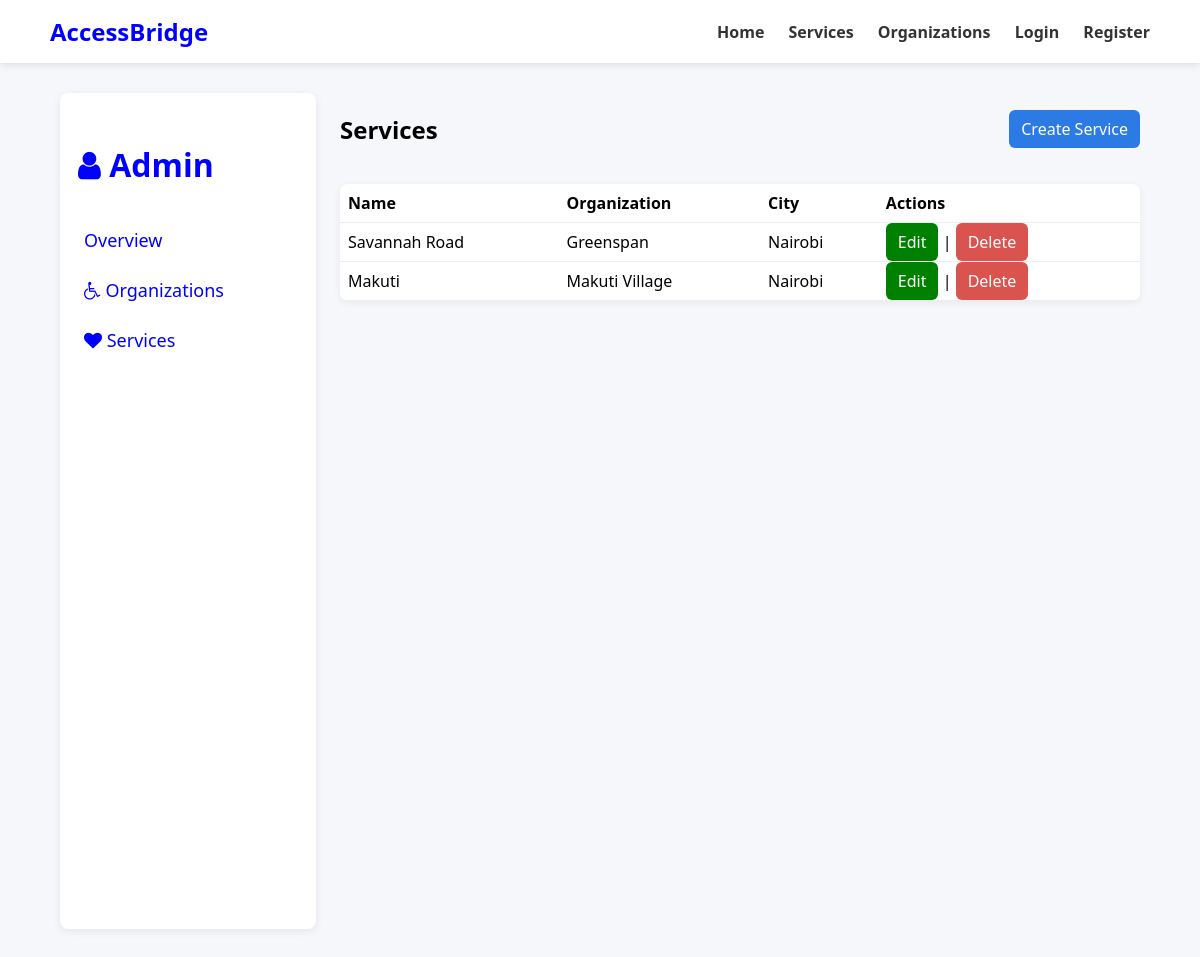
/admin-dashboard/services/, run on an earlier commit of the app's database.
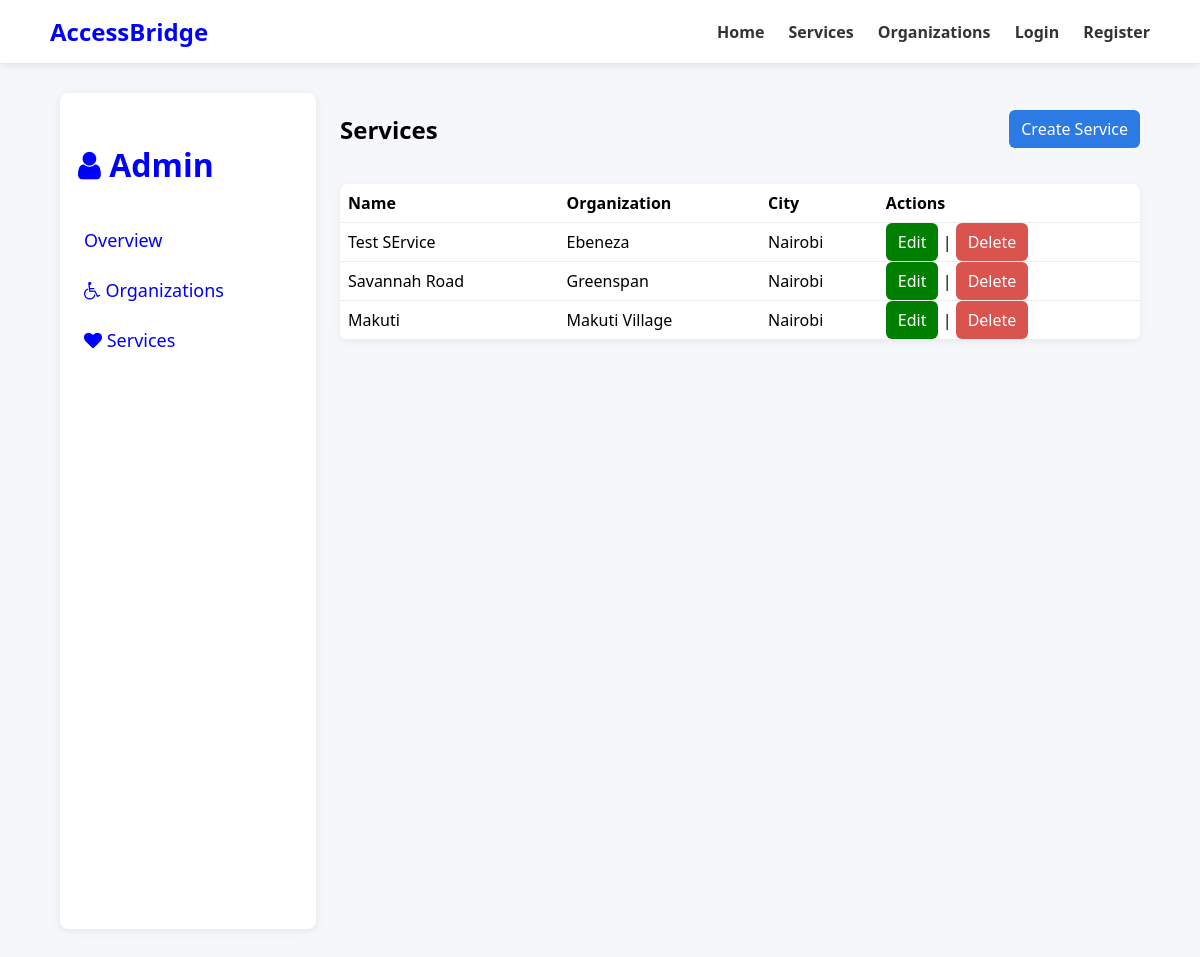
And on a later commit of the database.
### services/models.py (models this page shows, shortened)
class Service(models.Model):
    ACCESSIBILITY_CHOICES = [
        ('wheelchair', 'Wheelchair Accessible'),
        ('hearing', 'Hearing Support'),
        ('vision', 'Vision Support'),
        ('all', 'All Access'),
    ]
    name = models.CharField(max_length=255)
    description = models.TextField(blank=True)
    organization = models.ForeignKey(Organization, on_delete=models.CASCADE, related_name='services')
    city = models.CharField(max_length=120, blank=True)
    address = models.CharField(max_length=255, blank=True)
    latitude = models.DecimalField(max_digits=9, decimal_places=6, null=True, blank=True)
    longitude = models.DecimalField(max_digits=9, decimal_places=6, null=True, blank=True)
    accessibility = models.CharField(max_length=20, choices=ACCESSIBILITY_CHOICES, default='all')
    created_by = models.ForeignKey(
        settings.AUTH_USER_MODEL,
        on_delete=models.SET_NULL,
        null=True,
        related_name='services_created'
    )
    created_at = models.DateTimeField(auto_now_add=True)

### organizations/models.py (models this page shows, shortened)
class Organization(models.Model):
    name = models.CharField(max_length=255)
    description = models.TextField(blank=True)
    city = models.CharField(max_length=120, blank=True)
    address = models.CharField(max_length=255, blank=True)
    latitude = models.DecimalField(max_digits=9, decimal_places=6, null=True, blank=True)
    longitude = models.DecimalField(max_digits=9, decimal_places=6, null=True, blank=True)
    created_by = models.ForeignKey(
        settings.AUTH_USER_MODEL,
        on_delete=models.SET_NULL,
        null=True,
        related_name='organizations_created'
    )
    created_at = models.DateTimeField(auto_now_add=True)

### dashboard/views.py (the view)
# urls.py: path('services/', views.ServiceListView.as_view(), name='service-list'),
class ServiceListView(ListView):
    model = Service
    template_name = 'dashboard/service_list.html'
    context_object_name = 'services'
    paginate_by = 20
    ordering = ['-created_at']

### dashboard/templates/dashboard/service_list.html (shortened to what this page needs)
{% extends "dashboard/base_dashboard.html" %}
{% block dashboard_content %}
<div class="header-row">
    <h2>Services</h2>
    <a class="btn" href="{% url 'dashboard:service-create' %}">Create Service</a>
</div>
<table class="table card">
    <thead>
        <tr><th>Name</th><th>Organization</th><th>City</th><th>Actions</th></tr>
    </thead>
    <tbody>
        {% for s in services %}
        <tr>
            <td>{{ s.name }}</td>
            <td>{{ s.organization.name }}</td>
            <td>{{ s.city }}</td>
            <td>
                <a href="{% url 'dashboard:service-edit' s.pk %}" class=" btn edit-btn">Edit</a> |
                <a class="btn btn-danger" href="{% url 'dashboard:service-delete' s.pk %}">Delete</a>
            </td>
        </tr>
        {% empty %}
        <tr><td colspan="4">No services found.</td></tr>
        {% endfor %}
    </tbody>
</table>
{% endblock %}

What changed in the data, as far as the page shows it:
added Service: name "Test SErvice", organization.name "Ebeneza", city "Nairobi"
